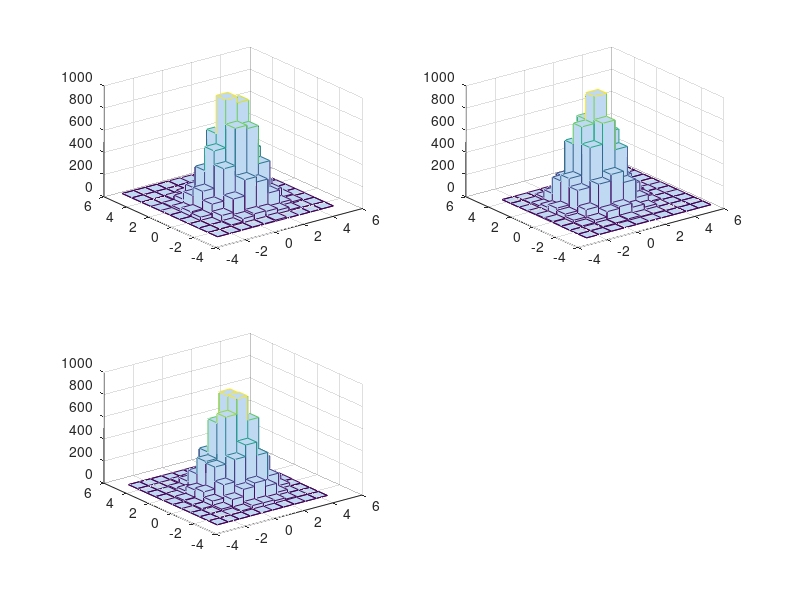
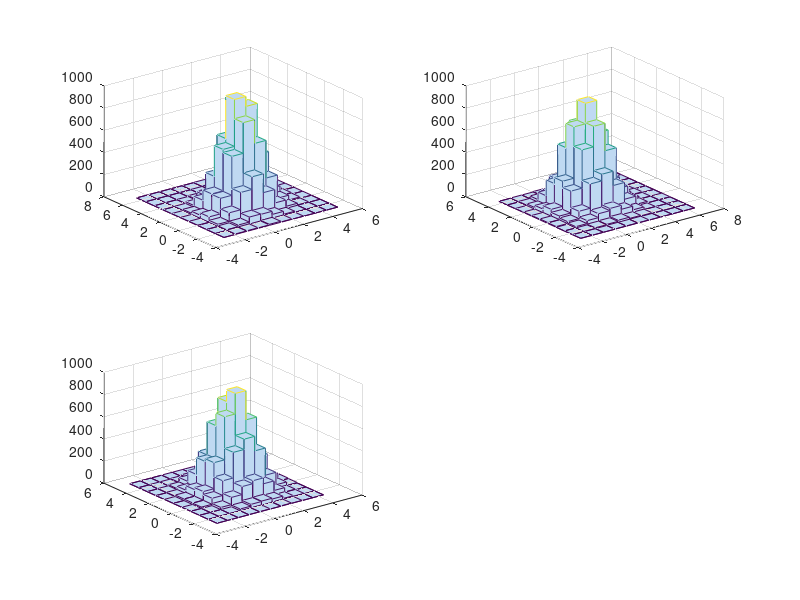
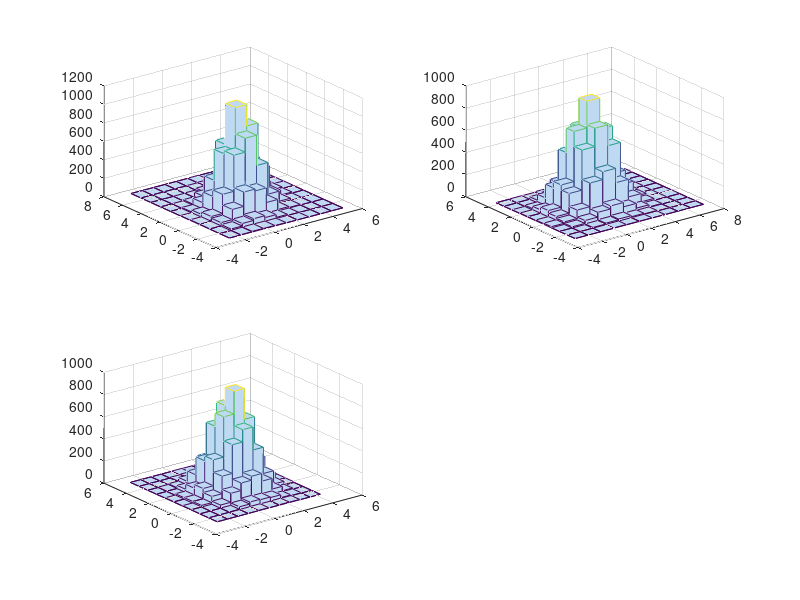
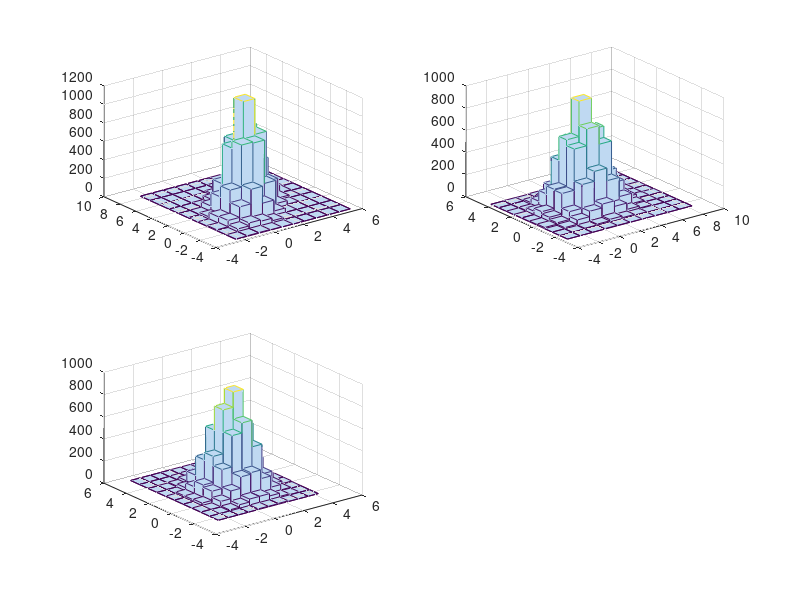

MATLAB code to generate these figures, in order:

n = 10;#input("enter n- steps from time_0  to time_1  : ");
h=(1-0)/n; 
F_x = @(a,b,c) 10*(b-a);
F_y = @(a,b,c) a*(28-c)-b;
F_z = @(a,b,c) a*b-(8/3)*c; 

for j = 1:10000
x(1) = normrnd (1,1,1);
y(1) = normrnd (1,1,1);
z(1) = normrnd (1,1,1);

for i=1:n                              
    k_1 = h*(F_x(x(i),y(i),z(i)));
    l_1 = h*(F_y(x(i),y(i),z(i)));
    m_1 = h*(F_z(x(i),y(i),z(i))); 
    
    k_2 = h*(F_x(x(i)+0.5*k_1,y(i)+0.5*h*l_1,z(i)+0.5*h*m_1));
    l_2 = h*(F_y(x(i)+0.5*k_1,y(i)+0.5*h*l_1,z(i)+0.5*h*m_1)); 
    m_2 = h*(F_z(x(i)+0.5*k_1,y(i)+0.5*h*l_1,z(i)+0.5*h*m_1));
    
    k_3 = h*(F_x(x(i)+0.5*k_2,y(i)+0.5*h*l_2,z(i)+0.5*h*m_2));
    l_3 = h*(F_y(x(i)+0.5*k_2,y(i)+0.5*h*l_2,z(i)+0.5*h*m_2));    
    m_3 = h*(F_z(x(i)+0.5*k_2,y(i)+0.5*h*l_2,z(i)+0.5*h*m_2));    

    k_4 = h*(F_x((x(i)+k_3),(y(i)+l_3),(z(i)+m_3)));
    l_4 = h*(F_y((x(i)+k_3),(y(i)+l_3),(z(i)+m_3)));
    m_4 = h*(F_z((x(i)+k_3),(y(i)+l_3),(z(i)+m_3)));
    
    x(i+1) = x(i) + (1/6)*(k_1+2*k_2+2*k_3+k_4)*h;
    y(i+1) = y(i) + (1/6)*(l_1+2*l_2+2*l_3+l_4)*h;
    z(i+1) = z(i) + (1/6)*(m_1+2*m_2+2*m_3+m_4)*h;
    
end


x1(j,1:11)=x;
y1(j,1:11)=y;
z1(j,1:11)=z;

end
for i=1:(n+1)
  M_x(i) =mean(x1(:,i));  
  S_x(i) =std(x1(:,i));
  M_y(i) =mean(y1(:,i));
  S_y(i) =std(x1(:,i));  
  M_z(i) =mean(z1(:,i));
  S_z(i) =std(x1(:,i)); 
  x_y= [x1(:,i) y1(:,i)];
  z_x= [z1(:,i) x1(:,i)];
  y_z= [y1(:,i) z1(:,i)];
  
  figure (i)
  subplot (2,2,1)
  hist3 (x_y)
  subplot (2,2,2)
  hist3 (y_z)
  subplot (2,2,3)
  hist3 (z_x)
end
M_x
M_y
M_z
S_x
S_y
S_z
